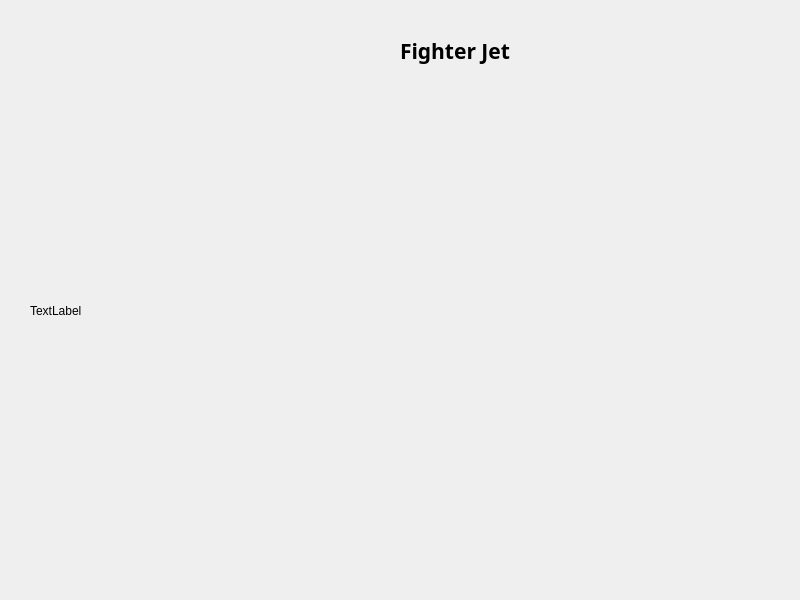
<?xml version="1.0" encoding="UTF-8"?>
<ui version="4.0">
 <class>Widget</class>
 <widget class="QWidget" name="Widget">
  <property name="geometry">
   <rect>
    <x>0</x>
    <y>0</y>
    <width>800</width>
    <height>600</height>
   </rect>
  </property>
  <property name="windowTitle">
   <string>Widget</string>
  </property>
  <widget class="QLabel" name="miniontextLabel">
   <property name="geometry">
    <rect>
     <x>400</x>
     <y>30</y>
     <width>241</width>
     <height>41</height>
    </rect>
   </property>
   <property name="font">
    <font>
     <family>Ubuntu Condensed</family>
     <pointsize>16</pointsize>
     <bold>true</bold>
    </font>
   </property>
   <property name="text">
    <string>Fighter Jet</string>
   </property>
  </widget>
  <widget class="QLabel" name="imageLabel">
   <property name="geometry">
    <rect>
     <x>30</x>
     <y>110</y>
     <width>741</width>
     <height>401</height>
    </rect>
   </property>
   <property name="text">
    <string>TextLabel</string>
   </property>
   <property name="scaledContents">
    <bool>true</bool>
   </property>
  </widget>
 </widget>
 <resources/>
 <connections/>
</ui>
